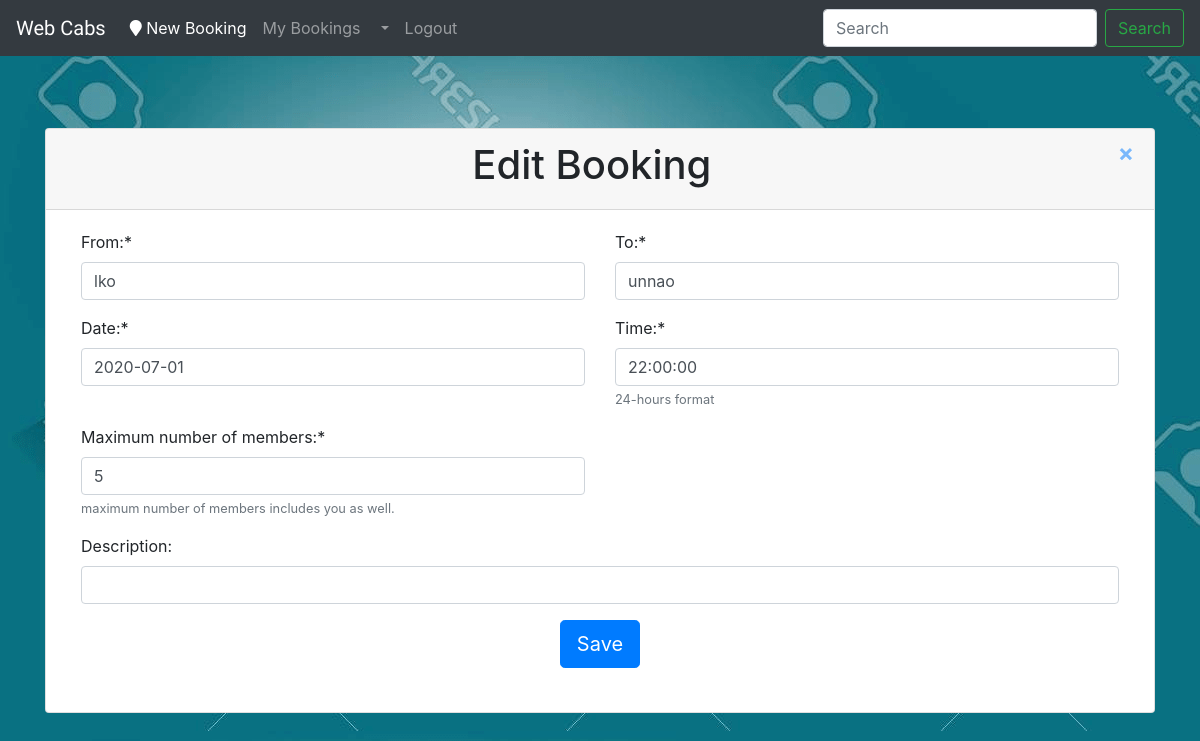
Screenshot of /bookings/6/update/ with the database file from the repository.
### bookings/models.py (models this page shows, shortened)
class Bookings(models.Model):
    user = models.ForeignKey(User, on_delete=models.CASCADE, related_name='users', null=True)
    creator = models.CharField(max_length=30, blank=False)
    time = models.TimeField(blank=False, auto_now=False, auto_now_add=False, default='00:00 AM')
    date = models.DateField(blank=False, auto_now=False, auto_now_add=False, default='2019-6-14')
    start_position = models.CharField(max_length=30, blank=False)
    destination = models.CharField(max_length=30, blank=False)
    max_members = models.PositiveIntegerField(default=4, blank=False, help_text='Including you.')
    description = models.CharField(blank=True, null=True, max_length=100)

### bookings/views.py (the view)
# urls.py: re_path(r'^(?P<pk>\d+)/update/$', views.BookingUpdateView.as_view(template_name='bookings/bookings_update.html'), name='bookings_update'),
class BookingUpdateView(LoginRequiredMixin, UpdateView):
    model = Bookings
    form_class = BookingForm
    success_url = reverse_lazy('register:user_dashboard')

### bookings/forms.py
class BookingForm(forms.ModelForm):
    start_position = forms.CharField(label='From:', required=True)
    destination = forms.CharField(label='To:', required=True)
    date = forms.DateField(label='Date:', required=True, widget=forms.DateInput(attrs={'placeholder':'dd-mm-yyyy'}))
    time = forms.TimeField(label='Time:', required=True, widget=forms.TimeInput(attrs={'placeholder':'00:00'}), help_text ='24-hours format')
    max_members = forms.IntegerField(label='Maximum number of members:', help_text = 'maximum number of members includes you as well.', required=True)
    description = forms.CharField(label='Description:', required=False)
    class Meta:
        model = Bookings
        fields = ['start_position' ,'destination','date','time', 'max_members', 'description']

### bookings/templates/bookings/bookings_update.html (shortened to what this page needs)
{% extends 'register/base.html' %}
{% load crispy_forms_tags %}
{% block content %}
<br><br><br>
<div class="container">
  <div class="card">
    <div class="card-header text-center">
      <button type="button" class="close modal-close ml-auto" data-dismiss="modal" aria-label="Close"><a href="{% url 'register:user_dashboard' %}"><span aria-hidden="true">×</span></a></button>
      <h1>Edit Booking</h1>
    </div>
    <div class="card-body">
      <div class="container">
        <form method="post">
          <div class="row">
            <div class="form-group col-md-6 mb-0">
              {{form.start_position|as_crispy_field}}
            </div>
            <div class="form-group col-md-6 mb-0">
              {{form.destination|as_crispy_field}}
            </div>
            <div class="form-group col-md-6 mb-0">
              {{form.date|as_crispy_field}}
            </div>
            <div class="form-group col-md-6 mb-0">
              {{form.time|as_crispy_field}}
            </div>
            <div class="form-group col-md-6 mb-0">
              {{form.max_members|as_crispy_field}}
            </div>
            <div class="form-group col-md-12 mb-0">
              {{form.description|as_crispy_field}}
            </div>
          </div>
          </div>
          <div class="text-center">
            <button type="submit" class="btn btn-primary btn-lg">Save</button>
          </div>
          <br>
      </div>
    </div>
  </div>
{% endblock %}

### register/static/style.css (style rules this page uses)
body { background: white url("images/cab2.png"); }
.card { min-height: 200px; }

### rows the page displays
Bookings: start_position "lko", destination "unnao", date "2020-07-01", time "22:00:00", max_members "5"
